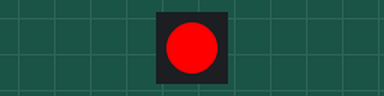
Bench run of a program on a simulated Raspberry Pi (BCM pin numbers). Parts: 1 RGB LEDs in strip order, left to right.

Above: at 0.3 s.
At 2.7 s:
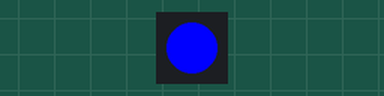
At 4.5 s:
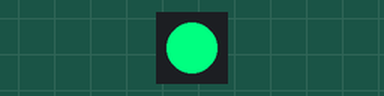
At 8.7 s:
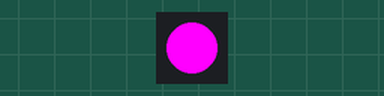
Timing chart, 0 to 9.4 s (numbered marks = the images above):
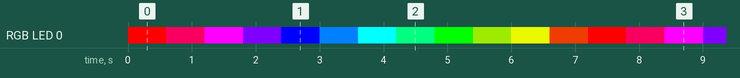

The program:

RGBledrainbow.py
```python
#!/usr/bin/env python3

from gpiozero import RGBLED
from time import sleep

led = RGBLED(20,19,21,active_high=True)

while True:
	#red
	led.color = (1,0,0)
	sleep(0.6)

	#rose
	led.color = (0.9,0,0.35)
	sleep(0.6)

	#purple
	led.color = (1,0,1)
	sleep(0.6)

	#violet
	led.color = (0.5,0,1)
	sleep(0.6)

	#blue
	led.color = (0,0,1)
	sleep(0.6)

	#azure
	led.color = (0,0.5,1)
	sleep(0.6)

	#cyan
	led.color = (0,1,1)
	sleep(0.6)

	#teal
	led.color = (0,1,0.5)
	sleep(0.6)

	#green
	led.color = (0,1,0)
	sleep(0.6)

	#lime
	led.color = (0.5,0.75,0)
	sleep(0.6)

	#yellow
	led.color = (0.85,0.9,0)
	sleep(0.6)

	#orange
	led.color = (0.8,0.2,0)
	sleep(0.6)
```

Measured:
- by itself, everything shown: repeats every 7.2 s, in 12 steps
